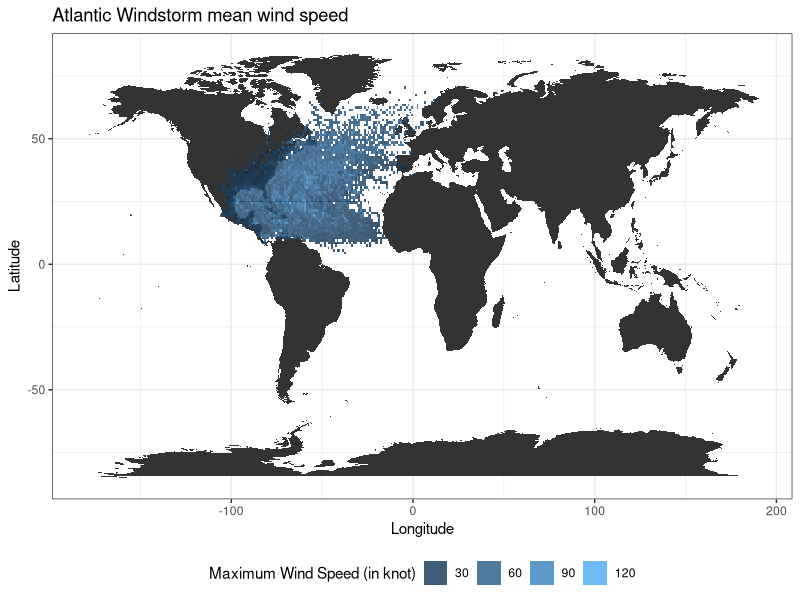

The R script that drew this image:
## ---- chunk 1
knitr::opts_chunk$set(
  message = FALSE,
  warning = FALSE)
## ---- chunk 2
library(tidyverse)
library(maps)
theme_set(theme_bw() + theme(legend.position = "bottom"))

dat <- read_csv("./hurrican703.csv")

# --- plot 1 ---
map <- ggplot(data = dat, aes(x = Longitude, y = Latitude)) + 
  geom_polygon(data = map_data(map = 'world'), 
               aes(x = long, y = lat, group = group))

map +
  stat_summary_2d(data = dat, aes(x = Longitude, y = Latitude, z = dat$Wind.kt), 
                  fun = median, binwidth = c(1, 1), show.legend = TRUE, alpha = .85) + 
  guides(fill = guide_legend(title = "Maximum Wind Speed (in knot)")) +
  ggtitle(paste0("Atlantic Windstorm mean wind speed"))
## ---- chunk 3
 library(tidyverse)
 df = tibble(
   model = c("Gibbs sampling", "lm"),
   Intercept = c(7.601, 8.833),
   Beta1 = c(0.919, 0.912),
   Beta2 = c(-0.788, -1.394),
   Beta3 = c(-1.644, -2.013),
   Beta4 = c(0.411, 2.983)
 )
 knitr::kable(df, caption = "Compare the Coefficients from Gibbs Sampling and lm function")
